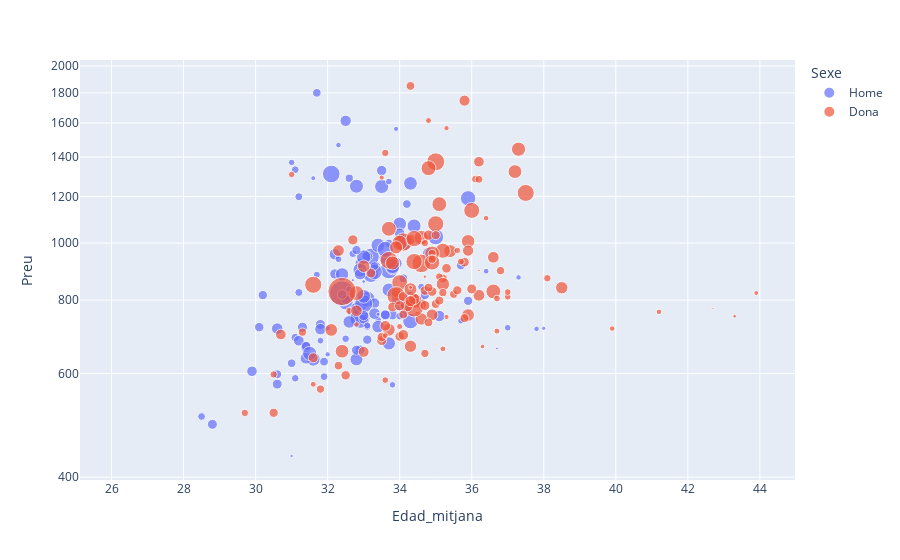

Here is the notebook cell this chart was saved with:
### Code cell
c = px.scatter(data_frame=df, x = 'Edad_mitjana', y ='Preu', size = 'Nombre', color ='Sexe', log_y=True)
c.show()

### Figure 1 — Plotly figure (JSON) as saved in the notebook; plotly's stock layout.template omitted (floating-point values rounded to 4 significant figures; data arrays with more than 128 entries replaced by an {"elided": "..."} marker saying what was removed)
{"data": [{"hovertemplate": "Sexe=Home<br>Edad_mitjana=%{x}<br>Preu=%{y}<br>Nombre=%{marker.size}<extra></extra>", "legendgroup": "Home", "marker": {"color": "#636efa", "size": {"elided": "146 int values"}, "sizemode": "area", "sizeref": 10.95, "symbol": "circle"}, "mode": "markers", "name": "Home", "orientation": "v", "showlegend": true, "type": "scatter", "x": {"elided": "146 float values"}, "xaxis": "x", "y": {"elided": "146 float values"}, "yaxis": "y"}, {"hovertemplate": "Sexe=Dona<br>Edad_mitjana=%{x}<br>Preu=%{y}<br>Nombre=%{marker.size}<extra></extra>", "legendgroup": "Dona", "marker": {"color": "#EF553B", "size": {"elided": "146 int values"}, "sizemode": "area", "sizeref": 10.95, "symbol": "circle"}, "mode": "markers", "name": "Dona", "orientation": "v", "showlegend": true, "type": "scatter", "x": {"elided": "146 float values"}, "xaxis": "x", "y": {"elided": "146 float values"}, "yaxis": "y"}], "layout": {"legend": {"itemsizing": "constant", "title": {"text": "Sexe"}, "tracegroupgap": 0}, "margin": {"t": 60}, "xaxis": {"anchor": "y", "domain": [0, 1], "title": {"text": "Edad_mitjana"}}, "yaxis": {"anchor": "x", "domain": [0, 1], "title": {"text": "Preu"}, "type": "log"}}}
